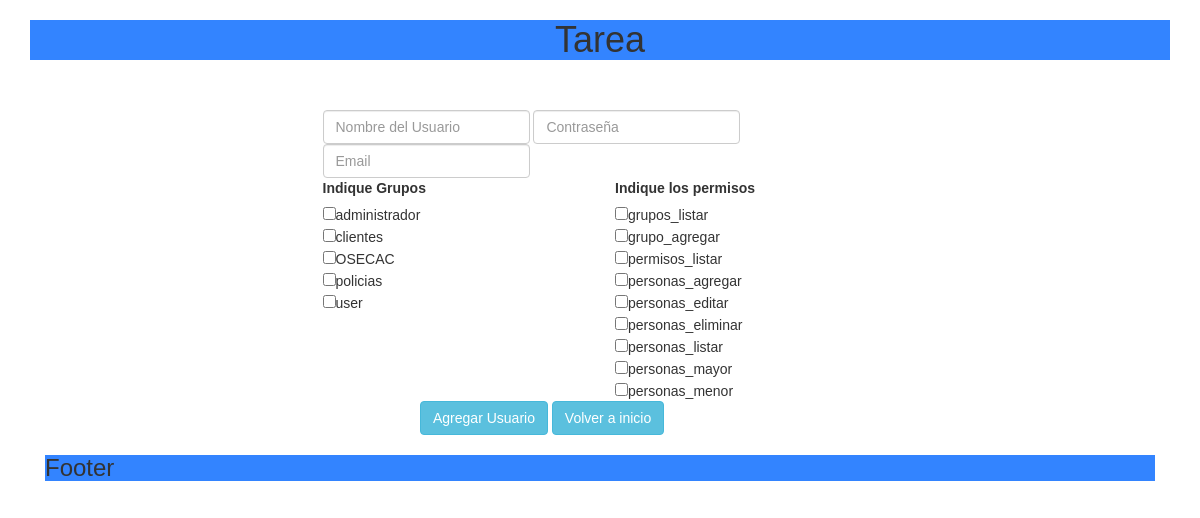
The page /agregarUsuario.php on the database as committed earlier.
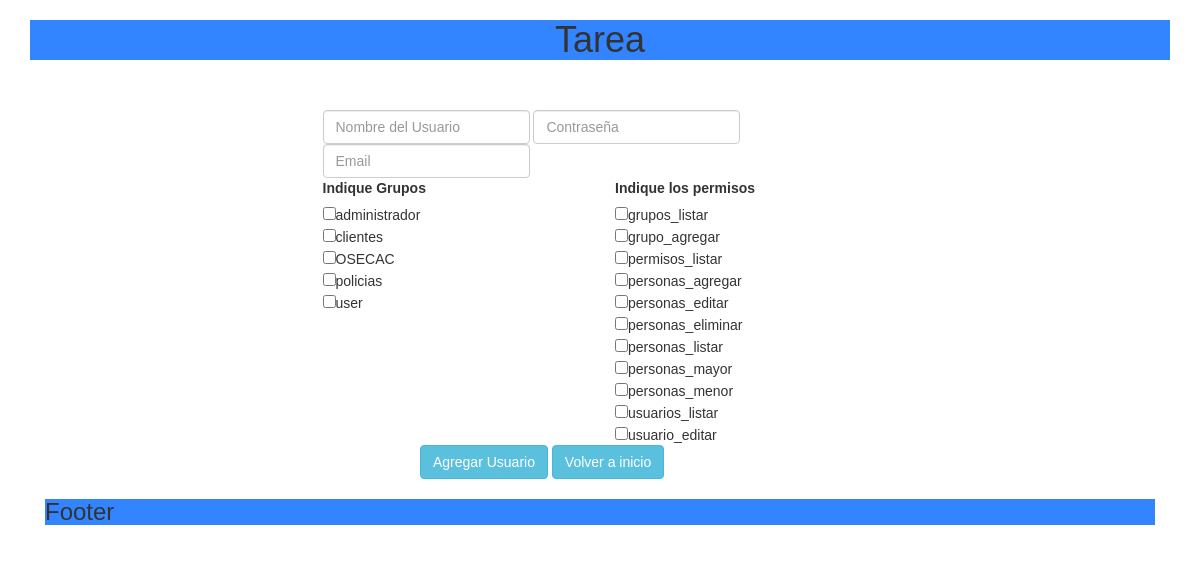
The same page on the database as committed later.
### tables this page shows
CREATE TABLE `grupos` (
  `id` int(11) NOT NULL,
  `name` varchar(255) NOT NULL
);

CREATE TABLE `permisos` (
  `id` int(11) NOT NULL,
  `name` varchar(255) NOT NULL
);

### functions/funciones.php (called while the page is built, shortened)
<?php
function getPermisos() {
    $pdo = conectar();
    $statement = $pdo->prepare("SELECT *"
            . "FROM permisos");
    $statement->execute();
    $result = $statement->fetchAll();
    return $result;
}
function getGrupos() {
    $pdo = conectar();
    $statement = $pdo->prepare("SELECT *
                               FROM grupos");
    $statement->execute();
    $result = $statement->fetchAll();
    return $result;
}
?>

### web/agregarUsuario.php (the view, shortened to what this page needs)
<?php
require_once("../functions/funciones.php");
?>
<!DOCTYPE html>
<html>
    <head>
    </head>
    <body>
        <br/>
        <br/>
        <form class="form-inline" action="../functions/funAgregarUsuario.php" method="POST">
            <div class="row">
                <div class="col-md-6 col-md-offset-3 col-sm-10 col-sm-offset-2">
                    <input type="text" class="form-control" placeholder="Nombre del Usuario" name="nameUser">
                    <input type="password" class="form-control" placeholder="Contraseña" name="passUser">
                    <input type="text" class="form-control" placeholder="Email" name="email">  <br/>
                </div>
            </div>
            <div class="row">
                <div class="col-sm-3 col-sm-offset-3">
                    <label>Indique Grupos</label><br/>
                    <?php
                    foreach (getGrupos() as $grupo) {
                        ?>
                        <input type="checkbox" name="grupos[]" value="<?php echo $grupo['id'] ?>"><?php echo $grupo['name'] ?><br/>
                        <?php
                    }
                    ?>
                </div>
                <div class="col-md-3 ">
                    <label>Indique los permisos</label><br/>
                    <?php
                    foreach (getPermisos() as $permiso) {
                        ?>
                        <input type="checkbox" name="permisos[]" value="<?php echo $permiso['id'] ?>"><?php echo $permiso['name'] ?><br/>
                        <?php
                    }
                    ?>
                </div>
            </div>
            <div class="row">
                <div class="col-sm-6 col-sm-offset-4">
                    <input type="submit" value="Agregar Usuario" class="btn btn-info">
                    <a href="index.php" class="btn btn-info">Volver a inicio</a>
                </div>
            </div>
        </form>
    </body>
</html>

Rows that differ between the two databases and show on the page:
added permisos: name "usuarios_listar"
added permisos: name "usuario_editar"
